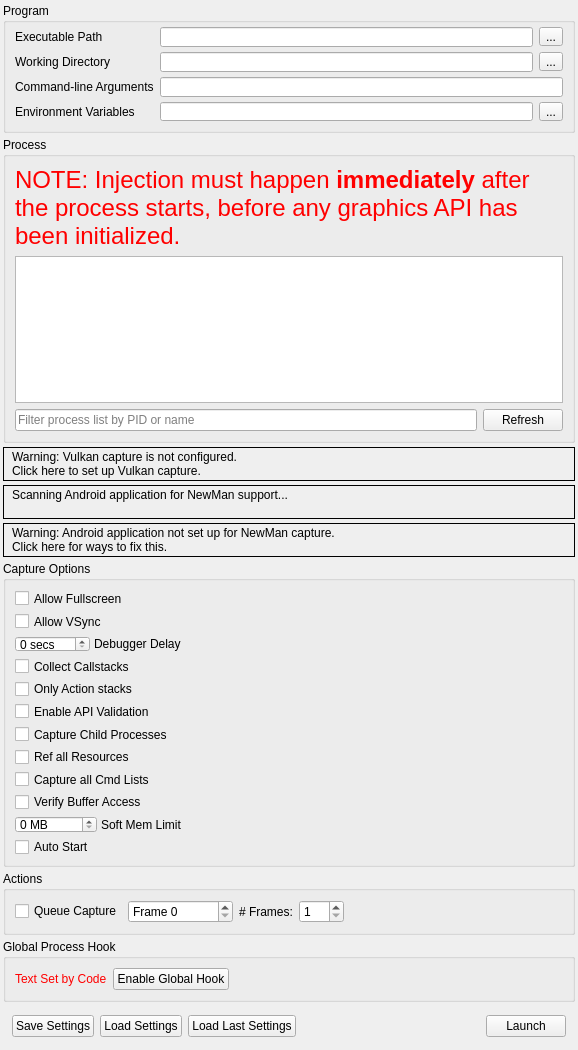
<?xml version="1.0" encoding="UTF-8"?>
<ui version="4.0">
 <class>CaptureDialog</class>
 <widget class="QFrame" name="CaptureDialog">
  <property name="geometry">
   <rect>
    <x>0</x>
    <y>0</y>
    <width>578</width>
    <height>1025</height>
   </rect>
  </property>
  <property name="windowTitle">
   <string>Launch Application</string>
  </property>
  <layout class="QVBoxLayout" name="verticalLayout">
   <property name="spacing">
    <number>4</number>
   </property>
   <property name="leftMargin">
    <number>3</number>
   </property>
   <property name="topMargin">
    <number>3</number>
   </property>
   <property name="rightMargin">
    <number>3</number>
   </property>
   <property name="bottomMargin">
    <number>3</number>
   </property>
   <item>
    <widget class="QGroupBox" name="exeGroup">
     <property name="sizePolicy">
      <sizepolicy hsizetype="Preferred" vsizetype="Minimum">
       <horstretch>0</horstretch>
       <verstretch>0</verstretch>
      </sizepolicy>
     </property>
     <property name="minimumSize">
      <size>
       <width>250</width>
       <height>130</height>
      </size>
     </property>
     <property name="title">
      <string>Program</string>
     </property>
     <layout class="QGridLayout" name="gridLayout">
      <property name="topMargin">
       <number>4</number>
      </property>
      <item row="0" column="0">
       <widget class="QLabel" name="exePathLabel">
        <property name="toolTip">
         <string>Browse for an executable file</string>
        </property>
        <property name="text">
         <string>Executable Path</string>
        </property>
       </widget>
      </item>
      <item row="0" column="2">
       <widget class="RDLineEdit" name="exePath">
        <property name="minimumSize">
         <size>
          <width>0</width>
          <height>20</height>
         </size>
        </property>
        <property name="toolTip">
         <string>Browse for an executable file</string>
        </property>
       </widget>
      </item>
      <item row="0" column="3">
       <widget class="QToolButton" name="exePathBrowse">
        <property name="toolTip">
         <string>Browse for an executable file</string>
        </property>
        <property name="text">
         <string>...</string>
        </property>
       </widget>
      </item>
      <item row="1" column="0">
       <widget class="QLabel" name="workDirLabel">
        <property name="toolTip">
         <string>Browse for a working directory</string>
        </property>
        <property name="text">
         <string>Working Directory</string>
        </property>
       </widget>
      </item>
      <item row="1" column="2">
       <widget class="RDLineEdit" name="workDirPath">
        <property name="minimumSize">
         <size>
          <width>0</width>
          <height>20</height>
         </size>
        </property>
        <property name="toolTip">
         <string>Browse for a working directory</string>
        </property>
       </widget>
      </item>
      <item row="1" column="3">
       <widget class="QToolButton" name="workDirBrowse">
        <property name="toolTip">
         <string>Browse for a working directory</string>
        </property>
        <property name="text">
         <string>...</string>
        </property>
       </widget>
      </item>
      <item row="2" column="0">
       <widget class="QLabel" name="cmdLineLabel">
        <property name="toolTip">
         <string>The command-line that will be passed to the executable on launch</string>
        </property>
        <property name="text">
         <string>Command-line Arguments</string>
        </property>
       </widget>
      </item>
      <item row="2" column="2" colspan="2">
       <widget class="RDLineEdit" name="cmdline">
        <property name="minimumSize">
         <size>
          <width>0</width>
          <height>20</height>
         </size>
        </property>
        <property name="toolTip">
         <string>The command-line that will be passed to the executable on launch</string>
        </property>
       </widget>
      </item>
      <item row="3" column="0">
       <widget class="QLabel" name="envVarLabel">
        <property name="toolTip">
         <string>The environment variables for the executable</string>
        </property>
        <property name="text">
         <string>Environment Variables</string>
        </property>
       </widget>
      </item>
      <item row="3" column="2">
       <widget class="QLineEdit" name="envVar">
        <property name="toolTip">
         <string>The environment variables for the executable</string>
        </property>
        <property name="readOnly">
         <bool>true</bool>
        </property>
       </widget>
      </item>
      <item row="3" column="3">
       <widget class="QToolButton" name="envVarEdit">
        <property name="toolTip">
         <string>The environment variables for the executable</string>
        </property>
        <property name="text">
         <string>...</string>
        </property>
       </widget>
      </item>
     </layout>
    </widget>
   </item>
   <item>
    <widget class="QGroupBox" name="injectGroup">
     <property name="sizePolicy">
      <sizepolicy hsizetype="Preferred" vsizetype="Expanding">
       <horstretch>0</horstretch>
       <verstretch>100</verstretch>
      </sizepolicy>
     </property>
     <property name="minimumSize">
      <size>
       <width>250</width>
       <height>260</height>
      </size>
     </property>
     <property name="title">
      <string>Process</string>
     </property>
     <layout class="QGridLayout" name="gridLayout_2">
      <item row="0" column="0" colspan="2">
       <widget class="QLabel" name="processWarning">
        <property name="palette">
         <palette>
          <active>
           <colorrole role="WindowText">
            <brush brushstyle="SolidPattern">
             <color alpha="255">
              <red>255</red>
              <green>0</green>
              <blue>0</blue>
             </color>
            </brush>
           </colorrole>
          </active>
          <inactive>
           <colorrole role="WindowText">
            <brush brushstyle="SolidPattern">
             <color alpha="255">
              <red>255</red>
              <green>0</green>
              <blue>0</blue>
             </color>
            </brush>
           </colorrole>
          </inactive>
          <disabled>
           <colorrole role="WindowText">
            <brush brushstyle="SolidPattern">
             <color alpha="255">
              <red>106</red>
              <green>104</green>
              <blue>100</blue>
             </color>
            </brush>
           </colorrole>
          </disabled>
         </palette>
        </property>
        <property name="font">
         <font>
          <pointsize>18</pointsize>
         </font>
        </property>
        <property name="text">
         <string>NOTE: Injection must happen &lt;b&gt;immediately&lt;/b&gt; after the process starts, before any graphics API has been initialized.</string>
        </property>
        <property name="wordWrap">
         <bool>true</bool>
        </property>
       </widget>
      </item>
      <item row="1" column="0" colspan="2">
       <widget class="QTreeView" name="processList">
        <property name="sizePolicy">
         <sizepolicy hsizetype="Preferred" vsizetype="Expanding">
          <horstretch>0</horstretch>
          <verstretch>0</verstretch>
         </sizepolicy>
        </property>
        <property name="minimumSize">
         <size>
          <width>0</width>
          <height>100</height>
         </size>
        </property>
        <property name="editTriggers">
         <set>QAbstractItemView::NoEditTriggers</set>
        </property>
        <property name="indentation">
         <number>0</number>
        </property>
        <property name="rootIsDecorated">
         <bool>false</bool>
        </property>
        <property name="itemsExpandable">
         <bool>false</bool>
        </property>
        <property name="sortingEnabled">
         <bool>true</bool>
        </property>
       </widget>
      </item>
      <item row="2" column="0">
       <widget class="QLineEdit" name="processFilter">
        <property name="placeholderText">
         <string>Filter process list by PID or name</string>
        </property>
       </widget>
      </item>
      <item row="2" column="1">
       <widget class="QPushButton" name="processRefesh">
        <property name="text">
         <string>Refresh</string>
        </property>
       </widget>
      </item>
     </layout>
    </widget>
   </item>
   <item>
    <widget class="RDLabel" name="vulkanLayerWarn">
     <property name="cursor">
      <cursorShape>PointingHandCursor</cursorShape>
     </property>
     <property name="frameShape">
      <enum>QFrame::Box</enum>
     </property>
     <property name="text">
      <string>&lt;html&gt;&lt;head/&gt;&lt;body&gt;&lt;table&gt;&lt;tr&gt;&lt;td valign=&quot;middle&quot;&gt;&lt;img width=&quot;16&quot; src=&quot;:/information.png&quot;/&gt;&lt;/td&gt;&lt;td&gt;&lt;p&gt;Warning: Vulkan capture is not configured.&lt;br/&gt;Click here to set up Vulkan capture.&lt;/p&gt;&lt;/td&gt;&lt;/tr&gt;&lt;/table&gt;&lt;/body&gt;&lt;/html&gt;</string>
     </property>
     <property name="textFormat">
      <enum>Qt::RichText</enum>
     </property>
     <property name="margin">
      <number>3</number>
     </property>
    </widget>
   </item>
   <item>
    <widget class="RDLabel" name="androidScan">
     <property name="cursor">
      <cursorShape>PointingHandCursor</cursorShape>
     </property>
     <property name="frameShape">
      <enum>QFrame::Box</enum>
     </property>
     <property name="text">
      <string>&lt;html&gt;&lt;head/&gt;&lt;body&gt;&lt;table&gt;&lt;tr&gt;&lt;td valign=&quot;middle&quot;&gt;&lt;img width=&quot;16&quot; src=&quot;:/information.png&quot;/&gt;&lt;/td&gt;&lt;td valign=&quot;middle&quot;&gt;&lt;p&gt;Scanning Android application for NewMan support...&lt;br/&gt;&lt;/p&gt;&lt;/td&gt;&lt;/tr&gt;&lt;/table&gt;&lt;/body&gt;&lt;/html&gt;</string>
     </property>
     <property name="textFormat">
      <enum>Qt::RichText</enum>
     </property>
     <property name="margin">
      <number>3</number>
     </property>
    </widget>
   </item>
   <item>
    <widget class="RDLabel" name="androidWarn">
     <property name="cursor">
      <cursorShape>PointingHandCursor</cursorShape>
     </property>
     <property name="frameShape">
      <enum>QFrame::Box</enum>
     </property>
     <property name="text">
      <string>&lt;html&gt;&lt;head/&gt;&lt;body&gt;&lt;table&gt;&lt;tr&gt;&lt;td valign=&quot;middle&quot;&gt;&lt;img width=&quot;16&quot; src=&quot;:/information.png&quot;/&gt;&lt;/td&gt;&lt;td&gt;&lt;p&gt;Warning: Android application not set up for NewMan capture.&lt;br/&gt;Click here for ways to fix this.&lt;/p&gt;&lt;/td&gt;&lt;/tr&gt;&lt;/table&gt;&lt;/body&gt;&lt;/html&gt;</string>
     </property>
     <property name="textFormat">
      <enum>Qt::RichText</enum>
     </property>
     <property name="margin">
      <number>3</number>
     </property>
    </widget>
   </item>
   <item>
    <widget class="QGroupBox" name="optionsGroup">
     <property name="sizePolicy">
      <sizepolicy hsizetype="Preferred" vsizetype="Minimum">
       <horstretch>0</horstretch>
       <verstretch>0</verstretch>
      </sizepolicy>
     </property>
     <property name="title">
      <string>Capture Options</string>
     </property>
     <layout class="QVBoxLayout" name="verticalLayout_2">
      <item>
       <widget class="QCheckBox" name="AllowFullscreen">
        <property name="toolTip">
         <string>Allows the application to switch to full-screen mode</string>
        </property>
        <property name="text">
         <string>Allow Fullscreen</string>
        </property>
       </widget>
      </item>
      <item>
       <widget class="QCheckBox" name="AllowVSync">
        <property name="toolTip">
         <string>Allows the application to enable v-sync</string>
        </property>
        <property name="text">
         <string>Allow VSync</string>
        </property>
       </widget>
      </item>
      <item>
       <widget class="QFrame" name="DebuggerDelayFrame">
        <property name="sizePolicy">
         <sizepolicy hsizetype="Fixed" vsizetype="Preferred">
          <horstretch>0</horstretch>
          <verstretch>0</verstretch>
         </sizepolicy>
        </property>
        <property name="frameShape">
         <enum>QFrame::NoFrame</enum>
        </property>
        <property name="frameShadow">
         <enum>QFrame::Plain</enum>
        </property>
        <layout class="QHBoxLayout" name="horizontalLayout_3">
         <property name="spacing">
          <number>4</number>
         </property>
         <property name="leftMargin">
          <number>0</number>
         </property>
         <property name="topMargin">
          <number>0</number>
         </property>
         <property name="rightMargin">
          <number>0</number>
         </property>
         <property name="bottomMargin">
          <number>0</number>
         </property>
         <item>
          <widget class="QDoubleSpinBox" name="DelayForDebugger">
           <property name="sizePolicy">
            <sizepolicy hsizetype="Minimum" vsizetype="Fixed">
             <horstretch>0</horstretch>
             <verstretch>0</verstretch>
            </sizepolicy>
           </property>
           <property name="minimumSize">
            <size>
             <width>40</width>
             <height>0</height>
            </size>
           </property>
           <property name="toolTip">
            <string>Pauses for N seconds after launching the process, to allow a debugger to attach</string>
           </property>
           <property name="suffix">
            <string comment="seconds"> secs</string>
           </property>
           <property name="decimals">
            <number>0</number>
           </property>
           <property name="maximum">
            <double>120.000000000000000</double>
           </property>
           <property name="value">
            <double>0.000000000000000</double>
           </property>
          </widget>
         </item>
         <item>
          <widget class="QLabel" name="DebuggerDelayLabel">
           <property name="sizePolicy">
            <sizepolicy hsizetype="Fixed" vsizetype="Preferred">
             <horstretch>0</horstretch>
             <verstretch>0</verstretch>
            </sizepolicy>
           </property>
           <property name="toolTip">
            <string>Pauses for N seconds after launching the process, to allow a debugger to attach</string>
           </property>
           <property name="text">
            <string>Debugger Delay</string>
           </property>
          </widget>
         </item>
        </layout>
       </widget>
      </item>
      <item>
       <widget class="QCheckBox" name="CaptureCallstacks">
        <property name="toolTip">
         <string>Collect a callstack on every API call</string>
        </property>
        <property name="text">
         <string>Collect Callstacks</string>
        </property>
       </widget>
      </item>
      <item>
       <widget class="QCheckBox" name="CaptureCallstacksOnlyActions">
        <property name="toolTip">
         <string>Only collect callstacks on actions (draws, dispatches, clears, copies, etc)</string>
        </property>
        <property name="text">
         <string>Only Action stacks</string>
        </property>
       </widget>
      </item>
      <item>
       <widget class="QCheckBox" name="APIValidation">
        <property name="toolTip">
         <string>Initialise the graphics API with built-in validation enabled - allows capturing and reading of errors and warnings generated by the API's own debugging system</string>
        </property>
        <property name="text">
         <string>Enable API Validation</string>
        </property>
       </widget>
      </item>
      <item>
       <widget class="QCheckBox" name="HookIntoChildren">
        <property name="toolTip">
         <string>Hook into child processes - useful with launchers or similar intermediate processes</string>
        </property>
        <property name="text">
         <string>Capture Child Processes</string>
        </property>
       </widget>
      </item>
      <item>
       <widget class="QCheckBox" name="RefAllResources">
        <property name="toolTip">
         <string>Consider all resources to be included, even if unused in the capture frame</string>
        </property>
        <property name="text">
         <string>Ref all Resources</string>
        </property>
       </widget>
      </item>
      <item>
       <widget class="QCheckBox" name="CaptureAllCmdLists">
        <property name="toolTip">
         <string>When enabled, all deferred command lists will be saved even while idling. This has an overhead but ensures if you hold onto a list it will be captured.</string>
        </property>
        <property name="text">
         <string>Capture all Cmd Lists</string>
        </property>
       </widget>
      </item>
      <item>
       <widget class="QCheckBox" name="VerifyBufferAccess">
        <property name="toolTip">
         <string>When enabled, verify some buffer access on OpenGL and D3D11. This initialises buffers with undefined contents on creation to 0xdddddddd instead of 0x0, and verifies that Map() bounds are not overrun.</string>
        </property>
        <property name="text">
         <string>Verify Buffer Access</string>
        </property>
       </widget>
      </item>
      <item>
       <widget class="QFrame" name="SoftMemoryLimitFrame">
        <property name="sizePolicy">
         <sizepolicy hsizetype="Fixed" vsizetype="Preferred">
          <horstretch>0</horstretch>
          <verstretch>0</verstretch>
         </sizepolicy>
        </property>
        <property name="frameShape">
         <enum>QFrame::NoFrame</enum>
        </property>
        <property name="frameShadow">
         <enum>QFrame::Plain</enum>
        </property>
        <layout class="QHBoxLayout" name="SoftMemoryLimitLayout">
         <property name="spacing">
          <number>4</number>
         </property>
         <property name="leftMargin">
          <number>0</number>
         </property>
         <property name="topMargin">
          <number>0</number>
         </property>
         <property name="rightMargin">
          <number>0</number>
         </property>
         <property name="bottomMargin">
          <number>0</number>
         </property>
         <item>
          <widget class="QDoubleSpinBox" name="SoftMemoryLimit">
           <property name="sizePolicy">
            <sizepolicy hsizetype="Minimum" vsizetype="Fixed">
             <horstretch>0</horstretch>
             <verstretch>0</verstretch>
            </sizepolicy>
           </property>
           <property name="minimumSize">
            <size>
             <width>40</width>
             <height>0</height>
            </size>
           </property>
           <property name="toolTip">
            <string>Specifies a soft memory limit which some APIs may use to limit graphics memory use and use disk space instead for storing temporary data.</string>
           </property>
           <property name="suffix">
            <string comment="seconds"> MB</string>
           </property>
           <property name="decimals">
            <number>0</number>
           </property>
           <property name="maximum">
            <double>99999.000000000000000</double>
           </property>
           <property name="value">
            <double>0.000000000000000</double>
           </property>
          </widget>
         </item>
         <item>
          <widget class="QLabel" name="SoftMemoryLimitLabel">
           <property name="sizePolicy">
            <sizepolicy hsizetype="Fixed" vsizetype="Preferred">
             <horstretch>0</horstretch>
             <verstretch>0</verstretch>
            </sizepolicy>
           </property>
           <property name="toolTip">
            <string>Specifies a soft memory limit which some APIs may use to limit graphics memory use and use disk space instead for storing temporary data.</string>
           </property>
           <property name="text">
            <string>Soft Mem Limit</string>
           </property>
          </widget>
         </item>
        </layout>
       </widget>
      </item>
      <item>
       <widget class="QCheckBox" name="AutoStart">
        <property name="toolTip">
         <string>If these capture settings are saved &amp; run, auto start the capture instantly on load</string>
        </property>
        <property name="text">
         <string>Auto Start</string>
        </property>
       </widget>
      </item>
     </layout>
    </widget>
   </item>
   <item>
    <widget class="QGroupBox" name="actionGroup">
     <property name="sizePolicy">
      <sizepolicy hsizetype="Preferred" vsizetype="Minimum">
       <horstretch>0</horstretch>
       <verstretch>0</verstretch>
      </sizepolicy>
     </property>
     <property name="title">
      <string>Actions</string>
     </property>
     <layout class="QHBoxLayout" name="horizontalLayout_5">
      <item>
       <widget class="QCheckBox" name="queueFrameCap">
        <property name="text">
         <string>Queue Capture</string>
        </property>
       </widget>
      </item>
      <item>
       <widget class="QDoubleSpinBox" name="queuedFrame">
        <property name="sizePolicy">
         <sizepolicy hsizetype="Fixed" vsizetype="Fixed">
          <horstretch>0</horstretch>
          <verstretch>0</verstretch>
         </sizepolicy>
        </property>
        <property name="prefix">
         <string comment="Frame number" extracomment="To Capture">Frame </string>
        </property>
        <property name="suffix">
         <string/>
        </property>
        <property name="decimals">
         <number>0</number>
        </property>
        <property name="minimum">
         <double>0.000000000000000</double>
        </property>
        <property name="maximum">
         <double>4294967296.000000000000000</double>
        </property>
       </widget>
      </item>
      <item>
       <widget class="QLabel" name="numFramesLabel">
        <property name="sizePolicy">
         <sizepolicy hsizetype="Preferred" vsizetype="Preferred">
          <horstretch>0</horstretch>
          <verstretch>0</verstretch>
         </sizepolicy>
        </property>
        <property name="text">
         <string># Frames:</string>
        </property>
       </widget>
      </item>
      <item>
       <widget class="QDoubleSpinBox" name="numFrames">
        <property name="minimumSize">
         <size>
          <width>45</width>
          <height>0</height>
         </size>
        </property>
        <property name="decimals">
         <number>0</number>
        </property>
        <property name="minimum">
         <double>1.000000000000000</double>
        </property>
        <property name="maximum">
         <double>10.000000000000000</double>
        </property>
       </widget>
      </item>
      <item>
       <spacer name="ActionsSpacer">
        <property name="orientation">
         <enum>Qt::Horizontal</enum>
        </property>
        <property name="sizeHint" stdset="0">
         <size>
          <width>596</width>
          <height>20</height>
         </size>
        </property>
       </spacer>
      </item>
     </layout>
    </widget>
   </item>
   <item>
    <widget class="QGroupBox" name="globalGroup">
     <property name="sizePolicy">
      <sizepolicy hsizetype="Preferred" vsizetype="Minimum">
       <horstretch>0</horstretch>
       <verstretch>0</verstretch>
      </sizepolicy>
     </property>
     <property name="title">
      <string>Global Process Hook</string>
     </property>
     <layout class="QHBoxLayout" name="horizontalLayout_2">
      <item>
       <widget class="QLabel" name="globalLabel">
        <property name="palette">
         <palette>
          <active>
           <colorrole role="WindowText">
            <brush brushstyle="SolidPattern">
             <color alpha="255">
              <red>255</red>
              <green>0</green>
              <blue>0</blue>
             </color>
            </brush>
           </colorrole>
          </active>
          <inactive>
           <colorrole role="WindowText">
            <brush brushstyle="SolidPattern">
             <color alpha="255">
              <red>255</red>
              <green>0</green>
              <blue>0</blue>
             </color>
            </brush>
           </colorrole>
          </inactive>
          <disabled>
           <colorrole role="WindowText">
            <brush brushstyle="SolidPattern">
             <color alpha="255">
              <red>106</red>
              <green>104</green>
              <blue>100</blue>
             </color>
            </brush>
           </colorrole>
          </disabled>
         </palette>
        </property>
        <property name="text">
         <string>Text Set by Code</string>
        </property>
       </widget>
      </item>
      <item>
       <widget class="QPushButton" name="toggleGlobal">
        <property name="text">
         <string>Enable Global Hook</string>
        </property>
        <property name="checkable">
         <bool>true</bool>
        </property>
        <property name="checked">
         <bool>false</bool>
        </property>
       </widget>
      </item>
      <item>
       <spacer name="globalSpacer">
        <property name="orientation">
         <enum>Qt::Horizontal</enum>
        </property>
        <property name="sizeHint" stdset="0">
         <size>
          <width>587</width>
          <height>20</height>
         </size>
        </property>
       </spacer>
      </item>
     </layout>
    </widget>
   </item>
   <item>
    <widget class="QFrame" name="buttonsFrame">
     <property name="sizePolicy">
      <sizepolicy hsizetype="Preferred" vsizetype="Minimum">
       <horstretch>0</horstretch>
       <verstretch>0</verstretch>
      </sizepolicy>
     </property>
     <property name="frameShape">
      <enum>QFrame::NoFrame</enum>
     </property>
     <property name="frameShadow">
      <enum>QFrame::Plain</enum>
     </property>
     <layout class="QHBoxLayout" name="horizontalLayout">
      <item>
       <widget class="QPushButton" name="saveSettings">
        <property name="toolTip">
         <string>Save these capture settings to file to load later</string>
        </property>
        <property name="text">
         <string>Save Settings</string>
        </property>
       </widget>
      </item>
      <item>
       <widget class="QPushButton" name="loadSettings">
        <property name="sizePolicy">
         <sizepolicy hsizetype="Minimum" vsizetype="Fixed">
          <horstretch>0</horstretch>
          <verstretch>0</verstretch>
         </sizepolicy>
        </property>
        <property name="toolTip">
         <string>Load a saved set of capture settings</string>
        </property>
        <property name="text">
         <string>Load Settings</string>
        </property>
       </widget>
      </item>
      <item>
       <widget class="QPushButton" name="loadLastCapture">
        <property name="sizePolicy">
         <sizepolicy hsizetype="Minimum" vsizetype="Fixed">
          <horstretch>0</horstretch>
          <verstretch>0</verstretch>
         </sizepolicy>
        </property>
        <property name="toolTip">
         <string>Load the most recently used capture settings</string>
        </property>
        <property name="text">
         <string>Load Last Settings</string>
        </property>
       </widget>
      </item>
      <item>
       <spacer name="buttonsSpace">
        <property name="orientation">
         <enum>Qt::Horizontal</enum>
        </property>
        <property name="sizeType">
         <enum>QSizePolicy::Expanding</enum>
        </property>
        <property name="sizeHint" stdset="0">
         <size>
          <width>556</width>
          <height>20</height>
         </size>
        </property>
       </spacer>
      </item>
      <item>
       <widget class="QPushButton" name="launch">
        <property name="toolTip">
         <string>Launch the selected program with NewMan enabled for capture</string>
        </property>
        <property name="text">
         <string>Launch</string>
        </property>
       </widget>
      </item>
     </layout>
    </widget>
   </item>
   <item>
    <spacer name="topVerticalSpacer">
     <property name="orientation">
      <enum>Qt::Vertical</enum>
     </property>
     <property name="sizeHint" stdset="0">
      <size>
       <width>0</width>
       <height>0</height>
      </size>
     </property>
    </spacer>
   </item>
  </layout>
 </widget>
 <customwidgets>
  <customwidget>
   <class>RDLabel</class>
   <extends>QLabel</extends>
   <header>Widgets/Extended/RDLabel.h</header>
  </customwidget>
  <customwidget>
   <class>RDLineEdit</class>
   <extends>QLineEdit</extends>
   <header>Widgets/Extended/RDLineEdit.h</header>
  </customwidget>
 </customwidgets>
 <resources/>
 <connections/>
</ui>
